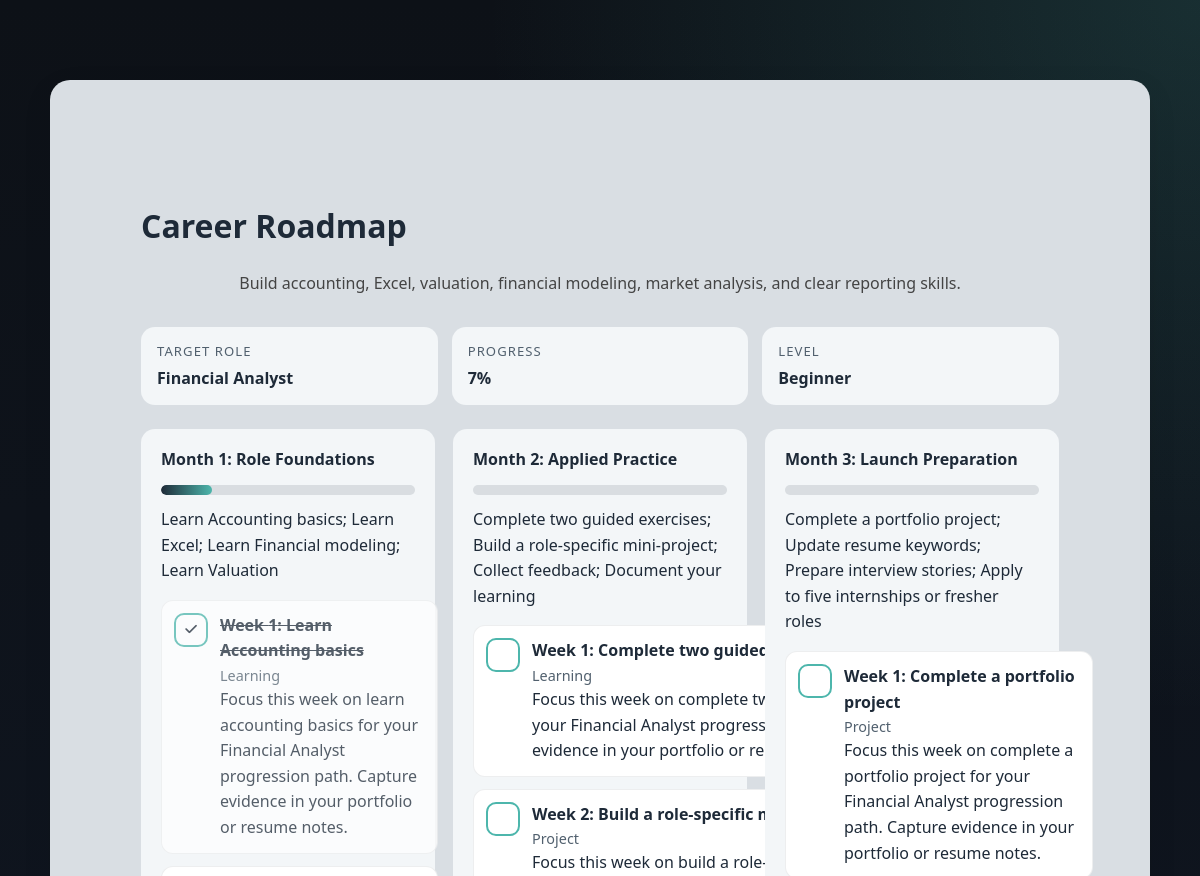
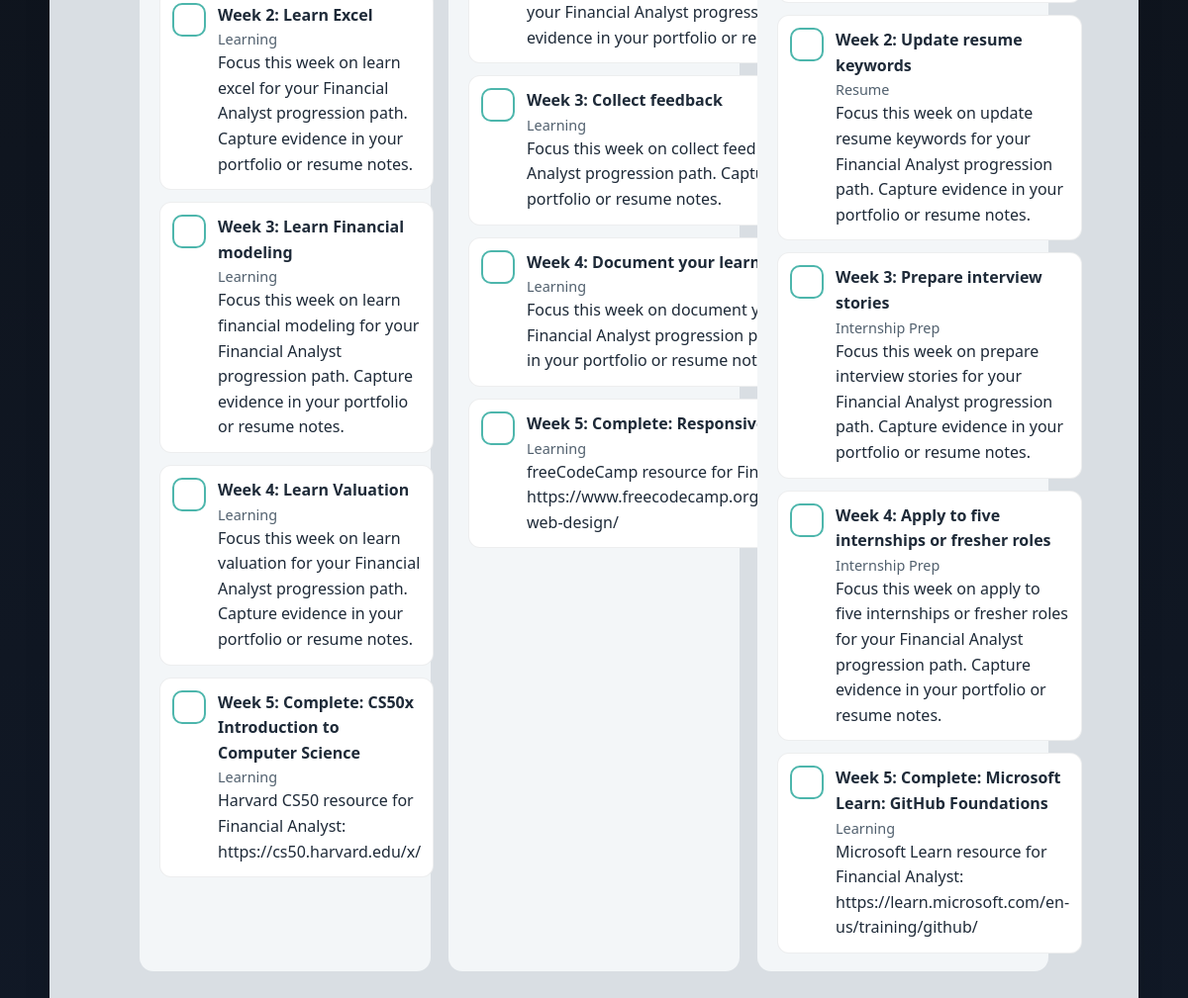
The page /roadmap/ (signed in) on the database its author committed (2 pictures, top to bottom).
### apps/roadmap/models.py (models this page shows, shortened)
class CareerRoadmap(TimeStampedModel):
    user = models.ForeignKey(settings.AUTH_USER_MODEL, on_delete=models.CASCADE, related_name="career_roadmaps")
    assessment_result = models.OneToOneField(
        "website.AssessmentResult",
        on_delete=models.SET_NULL,
        null=True,
        blank=True,
        related_name="career_roadmap",
    )
    target_role = models.CharField(max_length=140)
    summary = models.TextField(blank=True)
    current_level = models.CharField(max_length=32, default="beginner")
    is_active = models.BooleanField(default=True)
    class Meta:
        ordering = ["-created_at"]
    @property
    def completion_percentage(self):
        progress = getattr(self, "progress", None)
        if progress:
            return progress.completion_percentage
        total = WeeklyTask.objects.filter(month__roadmap=self).count()
        done = WeeklyTask.objects.filter(month__roadmap=self, completed=True).count()
        return round((done / total) * 100) if total else 0

class UserProgress(TimeStampedModel):
    user = models.ForeignKey(settings.AUTH_USER_MODEL, on_delete=models.CASCADE, related_name="roadmap_progress")
    roadmap = models.OneToOneField(CareerRoadmap, on_delete=models.CASCADE, related_name="progress")
    completed_tasks = models.PositiveIntegerField(default=0)
    total_tasks = models.PositiveIntegerField(default=0)
    completion_percentage = models.PositiveIntegerField(default=0)
    learning_hours = models.DecimalField(max_digits=6, decimal_places=1, default=0)
    projects_completed = models.PositiveIntegerField(default=0)
    current_streak = models.PositiveIntegerField(default=0)
    class Meta:
        verbose_name_plural = "User progress"

class RoadmapMonth(models.Model):
    roadmap = models.ForeignKey(CareerRoadmap, on_delete=models.CASCADE, related_name="months")
    month_number = models.PositiveSmallIntegerField()
    title = models.CharField(max_length=160)
    focus = models.TextField()
    class Meta:
        ordering = ["month_number"]
        unique_together = ("roadmap", "month_number")
    @property
    def completion_percentage(self):
        tasks = list(self.tasks.all())
        if not tasks:
            return 0
        completed = sum(1 for task in tasks if task.completed)
        return round((completed / len(tasks)) * 100)

class WeeklyTask(TimeStampedModel):
    TASK_TYPES = [
        ("learn", "Learning"),
        ("project", "Project"),
        ("certification", "Certification"),
        ("internship", "Internship Prep"),
        ("resume", "Resume"),
    ]
    month = models.ForeignKey(RoadmapMonth, on_delete=models.CASCADE, related_name="tasks")
    week_number = models.PositiveSmallIntegerField()
    title = models.CharField(max_length=180)
    description = models.TextField(blank=True)
    task_type = models.CharField(max_length=24, choices=TASK_TYPES, default="learn")
    completed = models.BooleanField(default=False)
    completed_at = models.DateTimeField(blank=True, null=True)
    class Meta:
        ordering = ["month__month_number", "week_number", "id"]

### apps/roadmap/views.py (the view)
# urls.py: path("", views.roadmap_dashboard, name="roadmap_dashboard"),
@login_required
def roadmap_dashboard(request):
    roadmap = (
        CareerRoadmap.objects.filter(user=request.user, is_active=True)
        .prefetch_related("months__tasks")
        .select_related("progress")
        .first()
    )
    return render(request, "roadmap/dashboard.html", {"roadmap": roadmap})

### apps/roadmap/templates/roadmap/dashboard.html (shortened to what this page needs)
{% extends "website/base.html" %}
{% block content %}
<section class="section-box section-zoom">
  <div class="container">
    <h2>Career Roadmap</h2>
    {% if roadmap %}
      <p class="section-intro">{{ roadmap.summary }}</p>
      <div class="result-stats">
        <div class="stat-chip"><span class="stat-label">Target Role</span><strong>{{ roadmap.target_role }}</strong></div>
        <div class="stat-chip"><span class="stat-label">Progress</span><strong>{{ roadmap.completion_percentage }}%</strong></div>
        <div class="stat-chip"><span class="stat-label">Level</span><strong>{{ roadmap.current_level|title }}</strong></div>
      </div>
      <div class="roadmap-grid">
        {% for month in roadmap.months.all %}
          <div class="insight-card roadmap-month">
            <h4>Month {{ month.month_number }}: {{ month.title }}</h4>
            <div class="progress-bar"><span style="width: {{ month.completion_percentage }}%"></span></div>
            <p>{{ month.focus }}</p>
            <ul class="task-list">
              {% for task in month.tasks.all %}
                <li class="{% if task.completed %}task-done{% endif %}">
                  <form method="post" action="{% url 'roadmap_task_toggle' task.id %}">
                    <button type="submit" class="task-check" aria-label="Toggle {{ task.title }}">
                      {% if task.completed %}<i class="fas fa-check"></i>{% endif %}
                    </button>
                  </form>
                  <div>
                    <strong>Week {{ task.week_number }}: {{ task.title }}</strong>
                    <span>{{ task.get_task_type_display }}</span>
                    <p>{{ task.description }}</p>
                  </div>
                </li>
              {% endfor %}
            </ul>
          </div>
        {% endfor %}
      </div>
    {% else %}
      <div class="result-card">
        <p>Complete an assessment to generate your 3-month career progression roadmap.</p>
        <a href="{% url 'basic_test' %}" class="btn">Start Assessment</a>
      </div>
    {% endif %}
  </div>
</section>
{% endblock %}

### website/static/website/css/style.css (style rules this page uses)
:root { --primary: #1e2a38; --secondary: #f7f9fc; --accent: #4db6ac; --accent-soft: #d2f1ee; --text-dark: #1e2a38; --text-light: #ffffff; --muted: #51606e; --box-bg: #d9dee3; --box-alt-bg: #e8eef2; --surface: #ffffff; --surface-muted: #f3f6f8; }
* { margin: 0; padding: 0; box-sizing: border-box; }
html, body { overflow-x: hidden; }
body { font-family: "Segoe UI", sans-serif; background: radial-gradient(circle at top right, rgba(77, 182, 172, 0.18), transparent 30%), linear-gradient(180deg, #0d1117 0%, #111927 100%); color: var(--text-dark); line-height: 1.6; min-height: 100vh; }
.container { width: 90%; max-width: 1100px; margin: auto; padding: 60px 0; }
.section-box { background: var(--box-bg); margin: 80px auto; border-radius: 20px; box-shadow: 0 10px 30px rgba(0, 0, 0, 0.08); padding: 60px 40px; max-width: 1100px; transition: transform 0.3s ease, box-shadow 0.3s ease; }
.section-box h2 { margin-bottom: 20px; font-size: 2rem; color: var(--primary); }
.section-intro { text-align: center; margin-bottom: 30px; color: #444; }
.section-zoom { animation: sectionZoomIn 1s ease forwards; transform-origin: center; opacity: 0; }
.result-stats { display: grid; grid-template-columns: repeat(auto-fit, minmax(180px, 1fr)); gap: 14px; margin: 20px 0 10px; }
.stat-chip { background: var(--surface-muted); padding: 14px 16px; border-radius: 14px; }
.stat-label { display: block; font-size: 0.82rem; text-transform: uppercase; letter-spacing: 0.08em; color: var(--muted); margin-bottom: 4px; }
.insight-card { margin: 18px 0; padding: 18px 20px; border-radius: 14px; background: var(--surface-muted); text-align: left; }
.insight-card h4 { margin-bottom: 8px; color: var(--primary); }
.roadmap-grid { display: grid; grid-template-columns: repeat(auto-fit, minmax(280px, 1fr)); gap: 18px; margin-top: 24px; }
.roadmap-month { margin: 0; }
.progress-bar { width: 100%; height: 10px; overflow: hidden; border-radius: 999px; background: rgba(30, 42, 56, 0.12); margin: 12px 0; }
.progress-bar span { display: block; height: 100%; border-radius: inherit; background: linear-gradient(90deg, var(--primary), var(--accent)); }
.task-list, .priority-list { list-style: none; display: grid; gap: 12px; margin-top: 16px; }
.task-list li, .priority-list li { display: flex; gap: 12px; padding: 12px; border-radius: 12px; background: #fff; border: 1px solid rgba(30, 42, 56, 0.08); }
.priority-list span, .task-list span { display: block; color: var(--muted); font-size: 0.9rem; }
.task-check { width: 34px; height: 34px; flex: 0 0 34px; border-radius: 10px; border: 2px solid var(--accent); background: #fff; color: var(--primary); cursor: pointer; }
.task-done { opacity: 0.74; }
.task-done strong { text-decoration: line-through; }

### rows shown on the page
CareerRoadmap: summary "Build accounting, Excel, valuation, financial modeling, market analysis, and clear reporting skills.", target_role "Financial Analyst", completion_percentage "7", current_level "Beginner"
RoadmapMonth: month_number "1", title "Role Foundations", {{ month.completion_percentage }} 20 (drawn), focus "Learn Accounting basics; Learn Excel; Learn Financial modeling; Learn Valuation"
WeeklyTask: completed True (drawn), week_number "1", title "Learn Accounting basics", task_type "Learning", description "Focus this week on learn accounting basics for your Financial Analyst progression path. Capture evidence in your portfolio or resume notes."
WeeklyTask: week_number "2", title "Learn Excel", task_type "Learning", description "Focus this week on learn excel for your Financial Analyst progression path. Capture evidence in your portfolio or resume notes."
WeeklyTask: week_number "3", title "Learn Financial modeling", task_type "Learning", description "Focus this week on learn financial modeling for your Financial Analyst progression path. Capture evidence in your portfolio or resume notes."
WeeklyTask: week_number "4", title "Learn Valuation", task_type "Learning", description "Focus this week on learn valuation for your Financial Analyst progression path. Capture evidence in your portfolio or resume notes."
WeeklyTask: week_number "5", title "Complete: CS50x Introduction to Computer Science", task_type "Learning", description "Harvard CS50 resource for Financial Analyst: https://cs50.harvard.edu/x/"
RoadmapMonth: month_number "2", title "Applied Practice", focus "Complete two guided exercises; Build a role-specific mini-project; Collect feedback; Document your learning"
WeeklyTask: week_number "1", title "Complete two guided exercises", task_type "Learning", description "Focus this week on complete two guided exercises for your Financial Analyst progression path. Capture evidence in your portfolio or resume notes."
WeeklyTask: week_number "2", title "Build a role-specific mini-project", task_type "Project", description "Focus this week on build a role-specific mini-project for your Financial Analyst progression path. Capture evidence in your portfolio or resume notes."
WeeklyTask: week_number "3", title "Collect feedback", task_type "Learning", description "Focus this week on collect feedback for your Financial Analyst progression path. Capture evidence in your portfolio or resume notes."
WeeklyTask: week_number "4", title "Document your learning", task_type "Learning", description "Focus this week on document your learning for your Financial Analyst progression path. Capture evidence in your portfolio or resume notes."
WeeklyTask: week_number "5", title "Complete: Responsive Web Design", task_type "Learning", description "freeCodeCamp resource for Financial Analyst: https://www.freecodecamp.org/learn/2022/responsive-web-design/"
RoadmapMonth: month_number "3", title "Launch Preparation", focus "Complete a portfolio project; Update resume keywords; Prepare interview stories; Apply to five internships or fresher roles"
WeeklyTask: week_number "1", title "Complete a portfolio project", task_type "Project", description "Focus this week on complete a portfolio project for your Financial Analyst progression path. Capture evidence in your portfolio or resume notes."
WeeklyTask: week_number "2", title "Update resume keywords", task_type "Resume", description "Focus this week on update resume keywords for your Financial Analyst progression path. Capture evidence in your portfolio or resume notes."
WeeklyTask: week_number "3", title "Prepare interview stories", task_type "Internship Prep", description "Focus this week on prepare interview stories for your Financial Analyst progression path. Capture evidence in your portfolio or resume notes."
WeeklyTask: week_number "4", title "Apply to five internships or fresher roles", task_type "Internship Prep", description "Focus this week on apply to five internships or fresher roles for your Financial Analyst progression path. Capture evidence in your portfolio or resume notes."
WeeklyTask: week_number "5", title "Complete: Microsoft Learn: GitHub Foundations", task_type "Learning", description "Microsoft Learn resource for Financial Analyst: https://learn.microsoft.com/en-us/training/github/"
